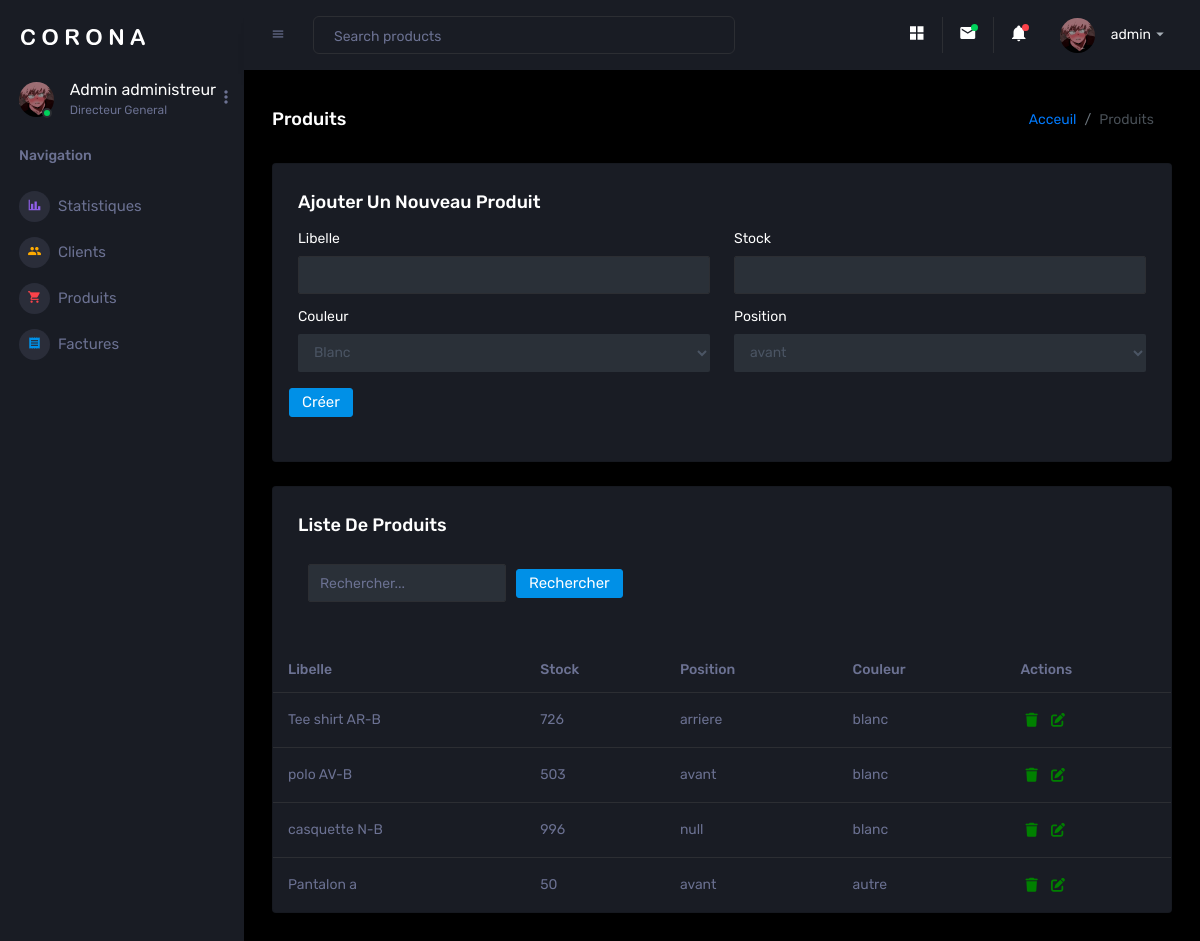
Page /facture/creer_produit/ (signed in) on the committed database.
### Accounts/models.py (models this page shows, shortened)
class CustomUser(AbstractUser):
    avatar = models.ImageField("photo de profil", upload_to='avatars/', blank=True, null=True)
    class meta:
        db_table = "Utilisateur"
        verbose_name_plural = "Utilisateurs"

### Factures/models.py (models this page shows, shortened)
class Produit(models.Model):
    COULEUR_CHOICES = [
        ('BLANC', 'Blanc'),
        ('AUTRE', 'Autre'),
        ('Null', 'null'),
]
    POSITION_CHOICES = [
        ('AVANT', 'avant'),
        ('ARRIERE', 'arriere'),
        ('Null', 'null'),
]
    id = models.BigAutoField(primary_key=True)
    libelle = models.CharField(max_length=50)
    stock = models.PositiveIntegerField()
    couleur = models.CharField(choices=COULEUR_CHOICES, max_length=20, default="null")
    position = models.CharField(choices=POSITION_CHOICES, max_length=20, default="null")
    history = HistoricalRecords()

### Factures/views.py (the view)
# urls.py: path('creer_produit/', views.produit, name='produit'),
@login_required
def produit(request):
    user = request.user
    produits = Produit.objects.all
    if request.method == 'POST':
        form = ProduitForm(request.POST)
        if form.is_valid() :
            form.save()
            messages.success(request, "Produit enregistré avec succes.")
            return redirect('produit')
    else :
        form = ProduitForm()
    context = {
        'form': form,
        'produits': produits,
        'user': user,
    }
    return render(request, 'Produit/index.html', context)

### Factures/form.py
class ProduitForm(forms.ModelForm):
    class Meta:
        model = Produit  # Utilisez un seul égal ici, pas deux points
        fields = ['libelle', 'stock', 'couleur', 'position',]
    def __init__(self, *args, **kwargs):
        super(ProduitForm, self).__init__(*args, **kwargs)
        for field_name in self.fields:
            self.fields[field_name].widget.attrs['class'] = 'form-control'

### templates/Produit/index.html (shortened to what this page needs)
 {% extends "base.html" %}
 {% block content %}
  <div class="main-panel">
   <div class="content-wrapper">
     <div class="page-header">
       <h3 class="page-title">Produits</h3>
       <nav aria-label="breadcrumb">
         <ol class="breadcrumb">
           <li class="breadcrumb-item"><a href="{% url "index" %}">Acceuil</a></li>
           <li class="breadcrumb-item active" aria-current="page">Produits</li>
         </ol>
       </nav>
     </div>
     <div class="row">
       <div class="col-12 grid-margin">
         <div class="card">
           <div class="card-body" id="form-container">
             <h4 class="card-title">Ajouter un nouveau produit</h4>
             {% include "Produit/form.html" %}
           </div>
         </div>
       </div>
     </div>
      {% include "Produit/list_produit.html" %}
    </div>
</div>
   {% endblock  %}

### templates/base.html (shortened to what this page needs)
<!DOCTYPE html>
<html lang="fr">
    {% load static %}
  <head>
    <link rel="stylesheet" href="{% static 'vendors/mdi/css/materialdesignicons.min.css' %}">
    <link rel="stylesheet" href="{% static 'vendors/css/vendor.bundle.base.css' %}">
    <link rel="stylesheet" href="{% static 'vendors/jvectormap/jquery-jvectormap.css' %}">
    <link rel="stylesheet" href="{% static 'vendors/flag-icon-css/css/flag-icon.min.css' %}">
    <link rel="stylesheet" href="{% static 'vendors/owl-carousel-2/owl.carousel.min.css' %}">
    <link rel="stylesheet" href="{% static 'vendors/owl-carousel-2/owl.theme.default.min.css' %}">
    <link rel="stylesheet" href="https://cdnjs.cloudflare.com/ajax/libs/font-awesome/6.2.0/css/all.min.css">
    <link rel="stylesheet" href="{% static 'css/style.css' %}">
  </head>
  <body>
    <div class="container-scroller">
      <nav class="sidebar sidebar-offcanvas" id="sidebar">
        <div class="sidebar-brand-wrapper d-none d-lg-flex align-items-center justify-content-center fixed-top">
          <a class="sidebar-brand brand-logo" href="{% url "index" %}"><img src="{% static 'images/logo.svg' %}" alt="logo" /></a>
        </div>
        <ul class="nav">
          <li class="nav-item profile">
            <div class="profile-desc">
              <div class="profile-pic">
                <div class="count-indicator">
                  <img class="img-xs rounded-circle " src="{{ user.avatar.url }}" alt="photo profil">
                  <span class="count bg-success"></span>
                </div>
                <div class="profile-name">
                  <h5 class="mb-0 font-weight-normal">{{ user.first_name }} {{ user.last_name }}
                  </h5>
                  <span>{{ user.groups.all.0.name }}
                  </span>
                </div>
              </div>
              <a href="#" id="profile-dropdown" data-toggle="dropdown"><i class="mdi mdi-dots-vertical"></i></a>
            </div>
          </li>
          <li class="nav-item nav-category">
            <span class="nav-link">Navigation</span>
          </li>
          <li class="nav-item menu-items">
            <a class="nav-link" href="{% url "index" %}">
              <span class="menu-icon">
                <i class="mdi mdi-chart-bar"></i>
              </span>
              <span class="menu-title">Statistiques</span>
            </a>
          </li>
          <li class="nav-item menu-items">
            <a class="nav-link" href="{% url "client" %}">
              <span class="menu-icon">
                <i class="mdi mdi-account-multiple"></i>
              </span>
              <span class="menu-title">Clients</span>
            </a>
          </li>
          <li class="nav-item menu-items">
            <a class="nav-link" href="{% url "produit" %}">
              <span class="menu-icon">
                <i class="mdi mdi-cart"></i>
              </span>
              <span class="menu-title">Produits</span>
            </a>
          </li>
          <li class="nav-item menu-items">
            <a class="nav-link" href="{% url "facture" %}">
              <span class="menu-icon">
                <i class="mdi mdi-receipt"></i>
              </span>
              <span class="menu-title">Factures</span>
            </a>
          </li>
        </ul>
      </nav>
      <div class="container-fluid page-body-wrapper">
        <nav class="navbar p-0 fixed-top d-flex flex-row">
          <div class="navbar-menu-wrapper flex-grow d-flex align-items-stretch">
            <button class="navbar-toggler navbar-toggler align-self-center" type="button" data-toggle="minimize">
              <span class="mdi mdi-menu"></span>
            </button>
            <ul class="navbar-nav w-100">
              <li class="nav-item w-100">
                <form class="nav-link mt-2 mt-md-0 d-none d-lg-flex search">
                  <input type="text" class="form-control" placeholder="Search products">
                </form>
              </li>
            </ul>
            <ul class="navbar-nav navbar-nav-right">
              <li class="nav-item nav-settings d-none d-lg-block">
                <a class="nav-link" href="#">
                  <i class="mdi mdi-view-grid"></i>
                </a>
              </li>
              <li class="nav-item dropdown border-left">
                <a class="nav-link count-indicator dropdown-toggle" id="messageDropdown" href="#" data-toggle="dropdown" aria-expanded="false">
                  <i class="mdi mdi-email"></i>
                  <span class="count bg-success"></span>
                </a>
              </li>
              <li class="nav-item dropdown border-left">
                <a class="nav-link count-indicator dropdown-toggle" id="notificationDropdown" href="#" data-toggle="dropdown">
                  <i class="mdi mdi-bell"></i>
                  <span class="count bg-danger"></span>
                </a>
              </li>
              <li class="nav-item dropdown">
                <a class="nav-link" id="profileDropdown" href="#" data-toggle="dropdown">
                  <div class="navbar-profile">
                    <img class="img-xs rounded-circle" src="{{user.avatar.url}}" alt="photo profil">
                    <p class="mb-0 d-none d-sm-block navbar-profile-name">{{ user.username }}</p>
                    <i class="mdi mdi-menu-down d-none d-sm-block"></i>
                  </div>
                </a>
              </li>
            </ul>
          </div>
        </nav>
         {% block content %}    {% endblock %}
      </div>
    </div>
    <link href="https://cdn.jsdelivr.net/npm/apexcharts@3.29.1/dist/apexcharts.min.css" rel="stylesheet">
  </body>
</html>

### templates/Produit/list_produit.html (shortened to what this page needs)
{% block list_produit %}
<div class="row ">
  <div class="col-12 grid-margin">
    <div class="card">
      <div class="card-body">
        <h4 class="card-title">Liste de produits</h4>
        <div id="div">
        <form class="form-inline" method="GET" >
          <div class="form-group mb-2">
            <input type="text"
            id="recherche"
            class="form-control"
            name="p" value="{{ query }}"
            placeholder="Rechercher..."
            hx-get='{% url "liste_client" %}'
            hx-target="#tbody"
            hx-swap="outerHTML" >
          </div>
          <button type="submit"
          class="btn btn-primary mb-2"
          name="p" value="{{ query }}"
          placeholder="Rechercher..."
          hx-get='{% url "liste_client" %}'
          hx-target="#tbody"
          hx-swap="outerHTML">Rechercher</button>
        </form>
      </div>
      </div>
        <div class="table-responsive">
          <table class="table" id="table-factures">
            <thead>
              <tr>
                <th> Libelle</th>
                <th> Stock</th>
                <th> Position </th>
                <th> Couleur</th>
                <th>Actions</th>
              </tr>
            </thead>
            <tbody id="tbody" >
              {% for f in produits %}
              <tr>
                <td>{{f.libelle}}</td>
                <td>{{f.stock}}</td>
                <td> {{f.position}}</td>
                <td> {{f.couleur}}</td>
                <td >
                  <a href=""
                  hx-delete="{% url 'sup_produit' f.id %}"
                  hx-confirm="Etes-vous de sure de vouloir suprimer ce produit?"
                  hx-target="closest tr"
                  hx-swap="outerHTML" >
                  <i class="fas fa-trash"></i>
                  </a>
                  <a hx-get="{% url 'afficher_produit' f.id %}"
                      hx-target="#forms"
                      hx-swap="outerHTML">
                      <i class="fas fa-edit"></i>
                  </a>
                </td>
              </tr>
              {% endfor %}
            </tbody>
          </table>
        </div>
      </div>
    </div>
  </div>
{% endblock %}

### templates/Produit/index.html (style rules this page uses)
#div { display: flex; justify-content: space-between; }
#recherche { margin: 10px; }
td i { color: green; margin: 5px; }

### rows in the picture
CustomUser: avatar (picture), first_name "Admin", last_name "administreur", groups.all.0.name "Directeur General", username "admin"
Produit: libelle "Tee shirt AR-B", stock "726", position "arriere", couleur "blanc"
Produit: libelle "polo AV-B", stock "503", position "avant", couleur "blanc"
Produit: libelle "casquette N-B", stock "996", position "null", couleur "blanc"
Produit: libelle "Pantalon a", stock "50", position "avant", couleur "autre"
